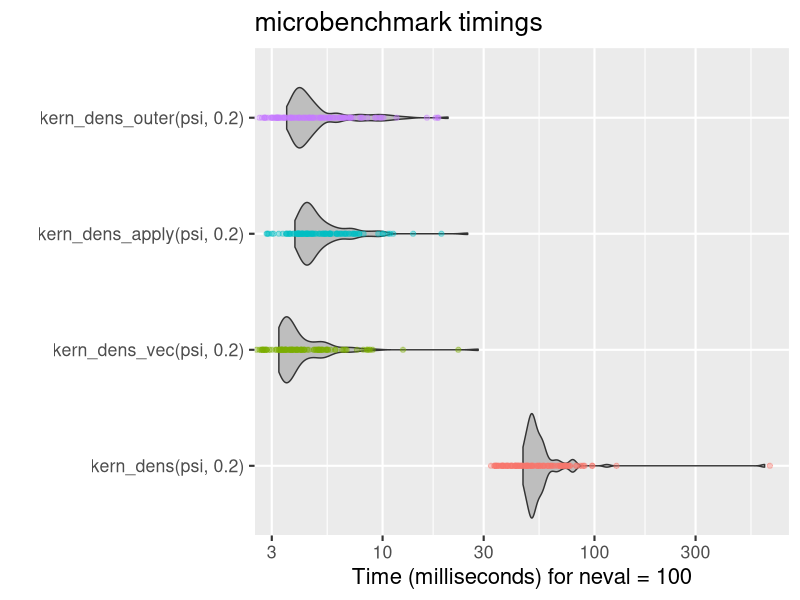

Recreate this plot in R. (Note: a time limit stopped this script after it produced the figure.)
## ---- chunk 1
library(ggplot2)
knitr::opts_chunk$set(
  fig.width = 4.8,
  fig.height = 4.2,
  cache = TRUE,
  fig.retina = 3,
  fig.align = "center",
  fig.align = "center"
)
theme_set(theme_grey(base_size = 16))
## ---- chunk 2
library(microbenchmark)

x <- rnorm(1e4)
loop_bench <- microbenchmark(
  for (i in seq_along(x)) 10 * x[i],
  10 * x
)
loop_bench <- summary(loop_bench)
## ---- chunk 3
loop_bench[, c(1, 4, 5)]
## ---- chunk 4
cat("units: ", attr(loop_bench, "unit"))
## ---- chunk 5
apply_bench <- microbenchmark(
  sapply(x, function(z) 10 * z),
  10 * x
)
apply_bench <- summary(apply_bench)
## ---- chunk 6
apply_bench[, c(1, 4, 5)]
## ---- chunk 7
cat("units: ", attr(apply_bench, "unit"))
## ---- chunk 8
kern_dens <- function(x, h, m = 512) {
  rg <- range(x)
  xx <- seq(rg[1] - 3 * h, rg[2] + 3 * h, length.out = m)
  y <- numeric(m)

  for (i in seq_along(xx)) {
    for (j in seq_along(x)) { #<<
      y[i] <- y[i] + exp(-(xx[i] - x[j])^2 / (2 * h^2)) #<<
    } #<<
  }

  y <- y / (sqrt(2 * pi) * h * length(x))

  list(x = xx, y = y)
}
## ---- chunk 9
kern_dens_vec <- function(x, h, m = 512) {
  rg <- range(x)
  xx <- seq(rg[1] - 3 * h, rg[2] + 3 * h, length.out = m)
  y <- numeric(m)
  const <- (sqrt(2 * pi) * h * length(x))

  for (i in seq_along(xx)) {
    y[i] <- sum(exp(-(xx[i] - x)^2 / (2 * h^2))) / const #<<
  }

  list(x = xx, y = y)
}
## ---- chunk 10
kern_dens_apply <- function(x, h, m = 512) {
  rg <- range(x)
  xx <- seq(rg[1] - 3 * h, rg[2] + 3 * h, length.out = m)
  const <- sqrt(2 * pi) * h * length(x)
  y <- sapply(xx, function(z) sum(exp(-(z - x)^2 / (2 * h^2))) / const)
  list(x = xx, y = y)
}

kern_dens_outer <- function(x, h, m = 512) {
  rg <- range(x)
  xx <- seq(rg[1] - 3 * h, rg[2] + 3 * h, length.out = m)
  y <- outer(xx, x, function(zz, z) exp(-(zz - z)^2 / (2 * h^2)))
  y <- rowMeans(y) / (sqrt(2 * pi) * h)
  list(x = xx, y = y)
}
## ---- chunk 11
phipsi <- read.table(file.path("data", "phipsi.tsv"), header = TRUE)
phipsi[, c("phi", "psi")] <- pi * phipsi[, c("phi", "psi")] / 180
psi <- phipsi$psi
## ---- chunk 12
kern_bench <- microbenchmark(
  kern_dens(psi, 0.2),
  kern_dens_vec(psi, 0.2),
  kern_dens_apply(psi, 0.2),
  kern_dens_outer(psi, 0.2)
)
## ---- chunk 13
old_options <- options(digits = 3)
kern_bench
options(digits = old_options$digits)
## ---- chunk 14
autoplot(kern_bench) +
  geom_jitter(aes(color = expr), height = 0.2, width = 0, alpha = 0.4) +
  aes(fill = I("gray")) +
  theme(legend.position = "none")
## ---- chunk 15
conf <- expand.grid(
  fun = c("kern_dens", "kern_dens_vec", "kern_dens_apply", "kern_dens_outer"),
  n = 2^(5:11),
  m = 2^c(5, 7, 9, 11)
)

set.seed(1234)
x <- rnorm(2^11)
calls <- paste0(conf[, 1], "(x[1:", conf[, 2], "], h = 0.2, m = ", conf[, 3], ")")
expr_list <- lapply(calls, function(x) parse(text = x)[[1]])

kern_benchmarks <- microbenchmark(list = expr_list, times = 40L)
## ---- chunk 16
library(tidyverse)
class(kern_benchmarks) <- "data.frame"
kern_benchmarks <- bind_cols(conf, expr = calls) %>%
  left_join(kern_benchmarks, .)

kern_benchmarks$m <- factor(
  kern_benchmarks$m,
  levels = c(32, 128, 512, 2048),
  labels = c("m = 32", "m = 128", "m = 512", "m = 2048")
)

ggplot(kern_benchmarks, aes(x = n, y = time, color = fun)) +
  geom_abline(intercept = 15, slope = 1, color = "gray", linetype = 2) +
  stat_summary(fun.y = "median", geom = "line") +
  stat_summary(fun.y = "median", geom = "point") +
  facet_wrap(~m) +
  scale_x_continuous(trans = "log2") +
  scale_y_continuous("Time (ms)",
    trans = "log2",
    breaks = c(1e5, 1e6, 1e7, 1e8),
    labels = c("0.1", "1", "10", "100")
  ) +
  scale_color_discrete("Function:") +
  theme(legend.position = "top")
